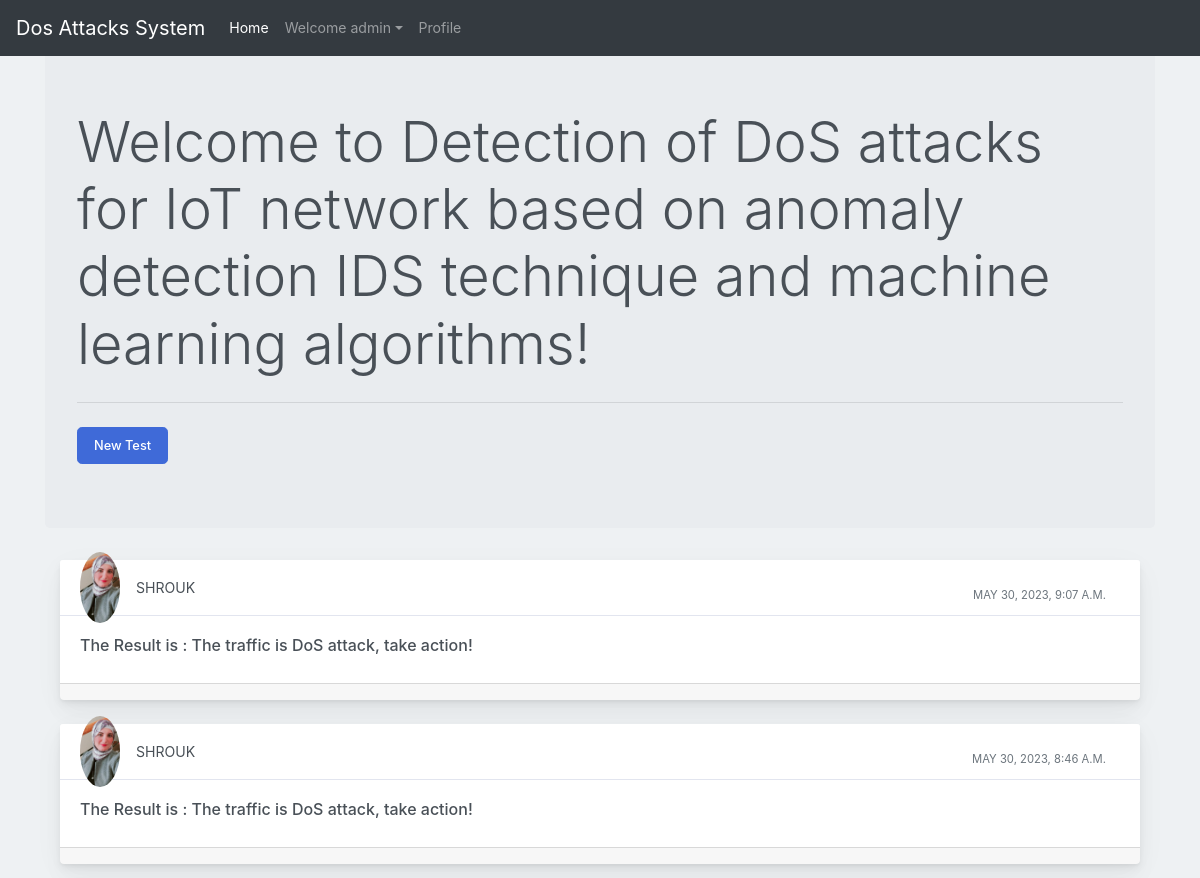
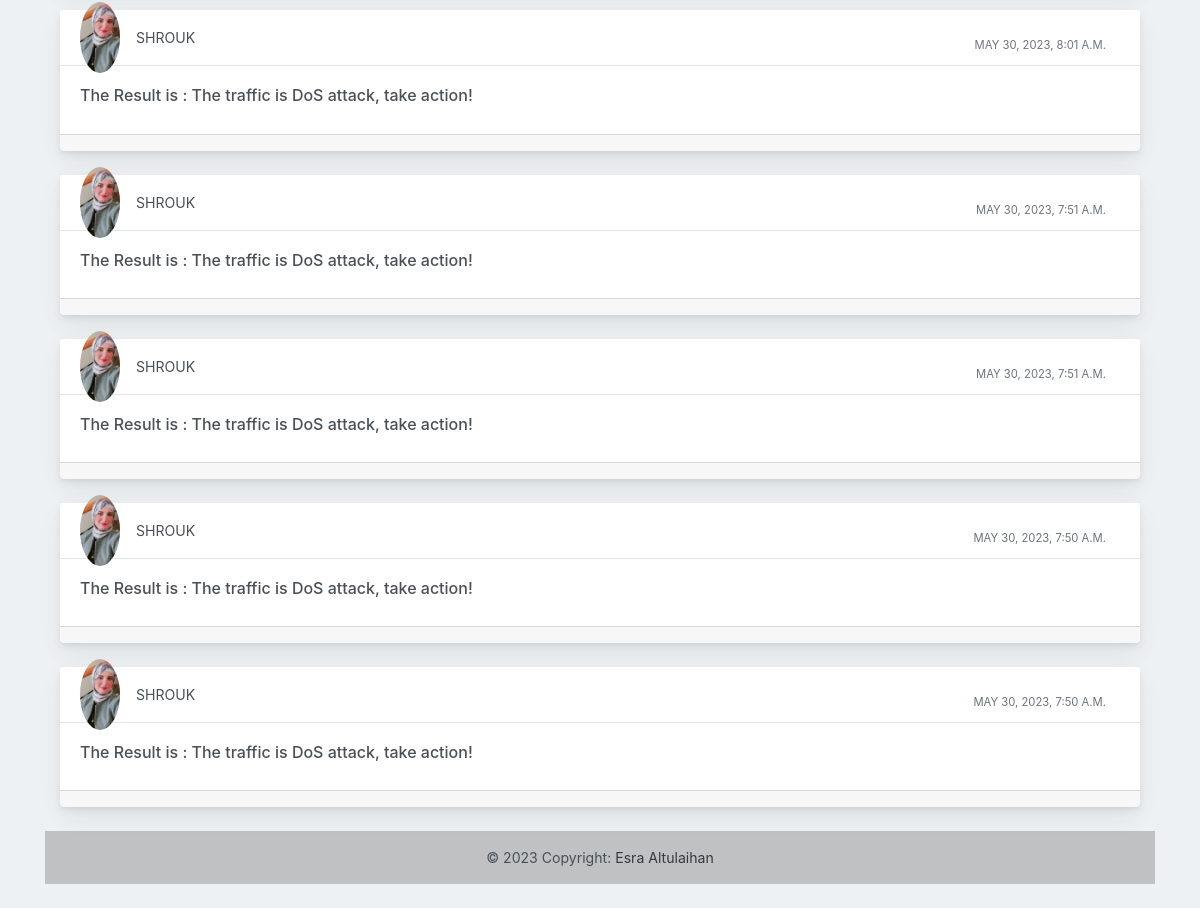
Page / (signed in) on the committed database (2 pictures, top to bottom).
### profile_of_user/models.py (models this page shows)
class Post(models.Model):
    user1 = models.ForeignKey(User, on_delete=models.CASCADE, default=1)
    post_id = models.AutoField
    post_price = models.CharField(max_length=5000)
    post_predict = models.CharField(max_length=5000)
    timestamp= models.DateTimeField(default=now)
    image = models.ImageField(upload_to="images",default="")

### profile_of_user/views.py (the view, shortened to what this page needs)
# urls.py: path("", views.forum, name="Forum"),
def forum(request):
    profile = Profile.objects.all()
    posts = Post.objects.filter().order_by('-timestamp')
    return render(request, "forum.html", {'posts':posts})

### profile_of_user/templates/forum.html (shortened to what this page needs)
{% extends 'basic.html' %}
{% block homeactive %} active {% endblock homeactive %}
{% block body %}
{% load static %}
<div class="container my-4">
<div class="jumbotron">
    <h1 class="display-4">Welcome to Detection of DoS attacks for IoT network based on anomaly
      detection IDS technique and machine learning algorithms!
    </h1>
    <hr class="my-4">
      <button class="btn btn-primary btn-lg" data-target="#questions" data-toggle="modal" role="button">New Test</button>
    </div>
    {% for post in posts %}
    <div class="container-fluid mt-10">
      <div class="row">
          <div class="col-md-12">
              <div class="card mb-4">
                  <div class="card-header">
                      <div class="media flex-wrap w-100 align-items-center"> <img src="/media/{{post.image}}"
                              class="d-block ui-w-40 rounded-circle" alt="">
                            <div class="media-body ml-3"> <a  data-abc="true">{{post.user1}}</a>
                          </div>
                          <div class="text-muted small ml-3">
                            <div class="px-4 pt-3">{{post.timestamp}} </div>
                          </div>
                      </div>
                  </div>
                  <div class="card-body">
                      <h6>The Result is :  {{post.post_predict}} </h6>
                  </div>
                  <div class="card-footer d-flex flex-wrap justify-content-between align-items-center px-0 pt-0 pb-3">
                  </div>
              </div>
          </div>
      </div>
  </div>
  {% endfor %}
     <div class="text-center p-3" style="background-color: rgba(0, 0, 0, 0.2);">
      © {% now 'Y' %} Copyright:
      <a class="text-dark"  target="_blank">Esra Altulaihan </a>
  </div>
</div>
    {% endblock %}

### profile_of_user/templates/basic.html (shortened to what this page needs)
<!doctype html>
<html lang="en">
  <head>
    <link rel="stylesheet" href="https://stackpath.bootstrapcdn.com/bootstrap/4.2.1/css/bootstrap.min.css">
  </head>
  <body>
    <nav class="navbar navbar-expand-lg navbar-dark bg-dark fixed-top">
  <a class="navbar-brand" href="/">Dos Attacks System</a>
  <div class="collapse navbar-collapse" id="navbarSupportedContent">
    <ul class="navbar-nav mr-auto">
      <li class="nav-item {% block homeactive %} {% endblock homeactive %} ">
        <a class="nav-link" href="/">Home </a>
      </li>
      {% if user.is_authenticated %}
<ul class="navbar-nav mr-2">
<li class="nav-item dropdown">
<a class="nav-link dropdown-toggle" href='#' id="navbarDropdown" role="button" data-toggle="dropdown"> Welcome {{request.user}}</a>
<div class="dropdown-menu" aria-labelledby="navbarDropdown">
      <li class="nav-item {% block profileactive %} {% endblock profileactive %}">
        <a class="nav-link" href="/myprofile">Profile</a>
      </li>
        </div>
      </li>
      {% endif %}
    </ul>
  </div>
</nav>
<br>
</body>
{% block body %} {% endblock %}
</html>

### rows in the picture
Post: image (picture), user1 "SHROUK", timestamp "MAY 30, 2023, 9:07 A.M.", post_predict "The traffic is DoS attack, take action!"
Post: image (picture), user1 "SHROUK", timestamp "MAY 30, 2023, 8:46 A.M.", post_predict "The traffic is DoS attack, take action!"
Post: image (picture), user1 "SHROUK", timestamp "MAY 30, 2023, 8:01 A.M.", post_predict "The traffic is DoS attack, take action!"
Post: image (picture), user1 "SHROUK", timestamp "MAY 30, 2023, 7:51 A.M.", post_predict "The traffic is DoS attack, take action!"
Post: image (picture), user1 "SHROUK", timestamp "MAY 30, 2023, 7:51 A.M.", post_predict "The traffic is DoS attack, take action!"
Post: image (picture), user1 "SHROUK", timestamp "MAY 30, 2023, 7:50 A.M.", post_predict "The traffic is DoS attack, take action!"
Post: image (picture), user1 "SHROUK", timestamp "MAY 30, 2023, 7:50 A.M.", post_predict "The traffic is DoS attack, take action!"

### other values in the picture
{{ request.user }} "admin"
